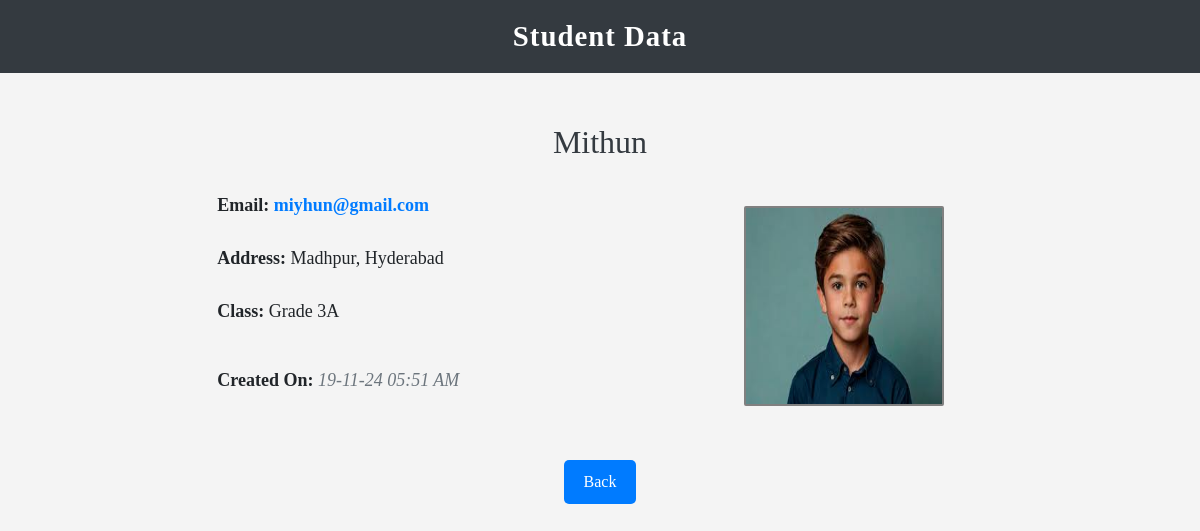
Page /view.php?id=4 on the committed database.
### tables this page shows
CREATE TABLE `student` (
  `id` int(11) NOT NULL,
  `name` varchar(255) NOT NULL,
  `email` varchar(255) NOT NULL,
  `address` text NOT NULL,
  `created_at` timestamp NOT NULL DEFAULT current_timestamp(),
  `class_id` int(11) NOT NULL,
  `image` varchar(255) NOT NULL
);

CREATE TABLE `classes` (
  `class_id` int(11) NOT NULL,
  `name` varchar(255) NOT NULL,
  `created_at` datetime NOT NULL
);

### view.php (the view, shortened to what this page needs)
<?php
include_once("db.php");
?>
<html>
    <head>
        <link href="https://cdn.jsdelivr.net/npm/bootstrap@5.3.0-alpha2/dist/css/bootstrap.min.css" rel="stylesheet">
        <link rel="stylesheet" href="css/view.css">
    </head>
    <body>
        <header>
            <center>Student Data</center>
        </header>
        <section>
            <div class="row">
                <div class="col col-md-2"></div>
                <div class="col col-md-8">
                    <?php
                        $id=$_GET['id'];
                        $sql="select s.name,s.email,s.address, s.image, c.name as class_name, s.created_at from student s join classes c on s.class_id=c.class_id where s.id='$id'";
                        $run=mysqli_query($con,$sql);
                        $row=mysqli_fetch_assoc($run);
                    ?>
                    <div class="row"><h2><?php echo $row['name'] ?></h2></div>
                    <div class="row">
                        <div class="col col-md-8">
                            <div class="row"> <p><span>Email: </span><b><?php echo $row['email']; ?></b></p></div>
                            <div class="row"><p><span>Address:</span> <?php echo $row['address']; ?></p></div>
                            <div class="row"><p><span>Class:</span> <?php echo $row['class_name']; ?></div></p>
                            <div class="row"><p><span>Created On:</span> <i><?php  $dt=$row['created_at']; $fdt=date("d-m-y h:i A",strtotime($dt));echo $fdt; ?></i></p></div>
                        </div>
                        <div class="col col-md-4"><img src="upload/<?php echo $row['image']; ?>" alt=""  height=200 width=200></div>
                    </div>
                    <button onclick="window.location.href='index.php'">Back</button>
                </div>
                <div class="col col-md-2"></div>
            </div>
        </section>
    </body>
</html>

### css/view.css (style rules this page uses)
body { font-family: 'Garamond'; background-color: #f4f4f4; margin: 0; padding: 0; }
header { background-color: #343a40; color: #fff; padding: 15px 0; text-align: center; font-size: 1.8rem; font-weight: bold; letter-spacing: 1px; }
section { margin-top: 30px; padding: 20px; font-size:18px; }
h2 { text-align: center; margin-bottom: 20px; color: #343a40; }
.row { margin-bottom: 15px; }
.row div { margin-bottom: 10px; }
.col { display: flex; flex-direction: column; justify-content: center; }
span { font-weight:bold; }
b { color: #007bff; font-weight: bold; }
i { color: #6c757d; }
img { border-radius: 1%; border: 2px solid gray; }
button { display: block; margin: 20px auto; padding: 10px 20px; font-size: 16px; color: #fff; background-color: #007bff; border: none; border-radius: 5px; transition: background-color 0.3s ease, transform 0.3s ease; cursor: pointer; }
.row > div:last-child { text-align: center; }

### rows in the picture
student: name "Mithun", email "miyhun@gmail.com", address "Madhpur, Hyderabad", class.name "Grade 3A", created_at "19-11-24 05:51 AM", image (picture)
